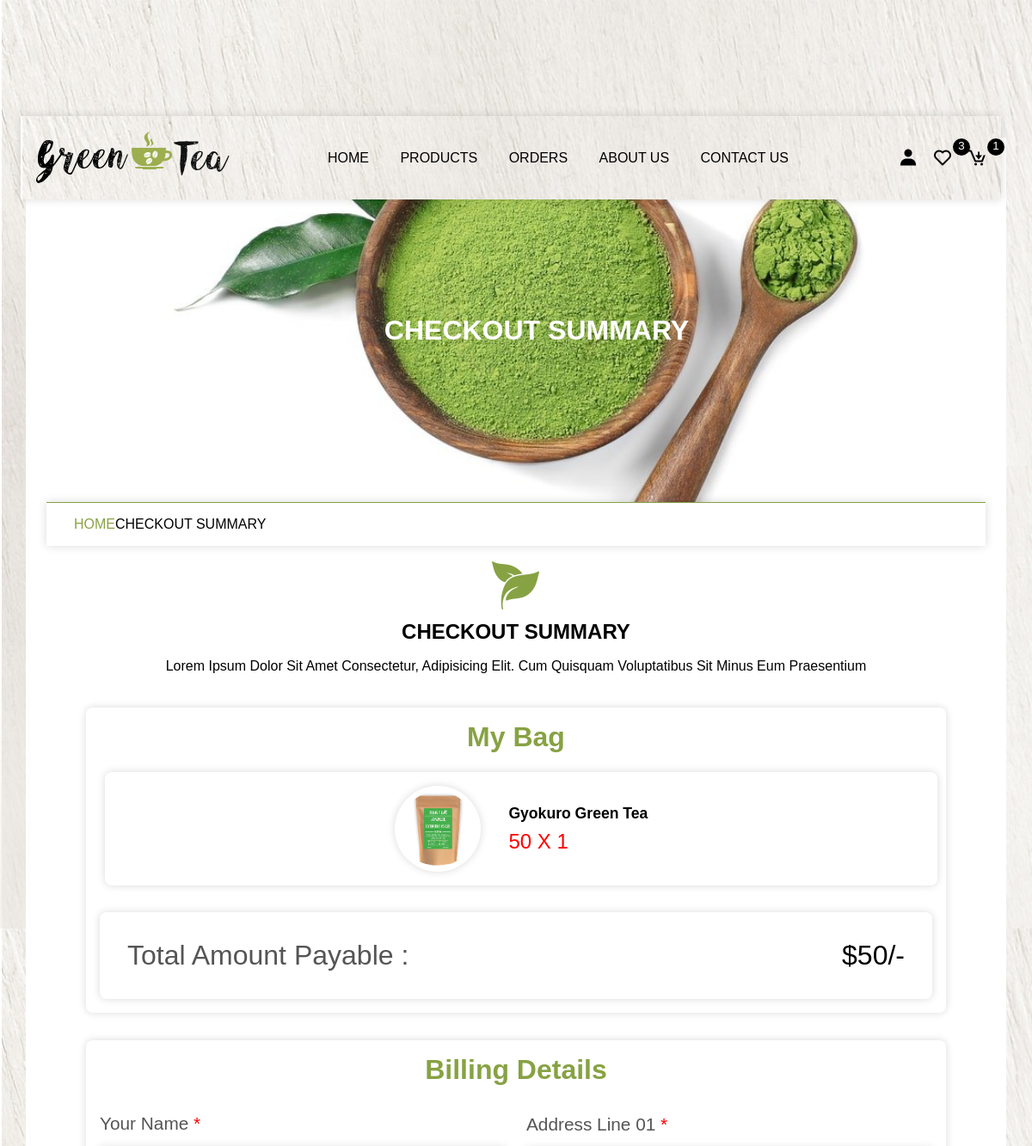
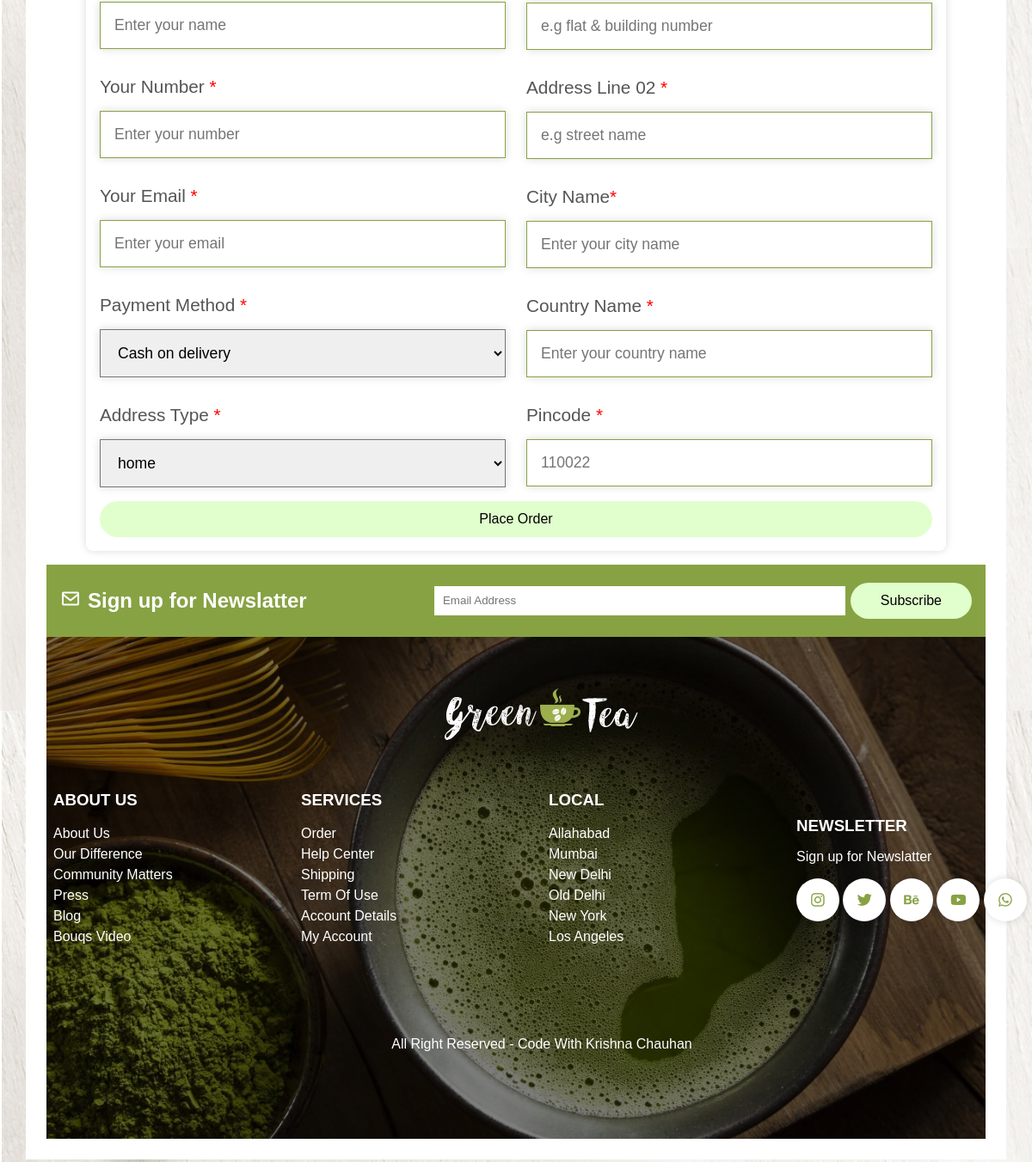
The page /checkout.php on the database its author committed (2 pictures, top to bottom).
### tables this page shows
CREATE TABLE `cart` (
  `id` int(11) NOT NULL,
  `user_id` int(11) NOT NULL,
  `product_id` int(11) NOT NULL,
  `price` int(11) NOT NULL,
  `qty` int(11) NOT NULL
);

CREATE TABLE `products` (
  `id` int(25) NOT NULL,
  `name` varchar(255) NOT NULL,
  `price` int(255) NOT NULL,
  `image` varchar(255) NOT NULL,
  `product_detail` varchar(255) NOT NULL
);

### checkout.php (the view, shortened to what this page needs)
<?php
include 'components/connection.php';
if(isset($_SESSION['user_id'])){
    $user_id = $_SESSION['user_id'];
    }else{
        $user_id = '';
    }
?>
<!DOCTYPE html>
<html lang="en">
<head>
    <link href='https://unpkg.com/boxicons@2.1.4/css/boxicons.min.css' rel='stylesheet'>
</head>
<body>
    <?php include 'components/header.php';?>
    <div class="main">
        <div class="banner">
            <h1>checkout summary</h1>
        </div>
        <div class="title2">
            <a href="home.php">Home</a><span>Checkout summary</span>
        </div>
        <section class="checkout">
             <div class="title">
                <img src="img/download.png" alt="" class="logo">
                <h1>Checkout Summary</h1>
                <p>Lorem ipsum dolor sit amet consectetur, adipisicing elit. Cum quisquam voluptatibus sit minus eum praesentium</p>
            </div>
                <div class="row">
                    <form action="" method="post">
                        <h3>billing details</h3>
                        <div class="flex">
                            <div class="box">
                                <div class="input-field">
                                    <p>your name <span>*</span></p>
                                    <input type="text" name="name" required maxlength="50" placeholder="Enter your name" class="input">
                                </div>
                                <div class="input-field">
                                    <p>your number <span>*</span></p>
                                    <input type="number" name="number" required maxlength="10" placeholder="Enter your number" class="input">
                                </div>
                                <div class="input-field">
                                    <p>your email <span>*</span></p>
                                    <input type="email" name="email" required maxlength="50" placeholder="Enter your email" class="input">
                                </div>
                                <div class="input-field">
                                    <p>payment method <span>*</span></p>
                                    <select name="method" id="" class="input">
                                        <option value="cash on delivery">Cash on delivery</option>
                                    </select>
                                </div>
                                <div class="input-field">
                                    <p>address type <span>*</span></p>
                                    <select name="address_type" id="" class="input">
                                        <option value="home">home</option>
                                    </select>
                                </div>
                            </div>
                            <div class="box">
                                <div class="input-field">
                                    <p>address line 01 <span>*</span></p>
                                    <input type="text" name="flat" required maxlength="50" placeholder="e.g flat & building number" class="input">
                                </div>
                                <div class="input-field">
                                    <p>address line 02 <span>*</span></p>
                                    <input type="text" name="street" required maxlength="50" placeholder="e.g street name" class="input">
                                </div>
                                <div class="input-field">
                                    <p>city name<span>*</span></p>
                                    <input type="text" name="city" required maxlength="50" placeholder="Enter your city name" class="input">
                                </div>
                                <div class="input-field">
                                    <p>country name <span>*</span></p>
                                    <input type="text" name="country" required maxlength="50" placeholder="Enter your country name" class="input">
                                </div>
                                <div class="input-field">
                                    <p>pincode <span>*</span></p>
                                    <input type="text" name="pincode" required maxlength="6" placeholder="110022" max="999999" class="input">
                                </div>
                            </div>
                        </div>
                        <button type="submit" name="place_order" class="btn">place order</button>
                    </form>
                    <div class="summary">
                        <h3>my bag</h3>
                        <div class="box-container">
                            <?php
                                $grand_total=0;
                                if(isset($_GET['get_id'])){
                                    $select_get = $conn->prepare("SELECT * FROM `products` WHERE id=?");
                                    $select_get->execute([$_GET['get_id']]);
                                    while($fetch_get = $select_get->fetch(PDO::FETCH_ASSOC)){
                                        $sub_total = $fetch_get['price'];
                                        $grand_total+=$sub_total;
                            ?>
                            <div class="flex">
                                <img src="img/<?=$fetch_get['image'];?>" class="image">
                                <div>
                                    <h3 class="name"><?=$fetch_get['name'];?></h3>
                                    <p class="price"><?=$fetch_get['price'];?></p>
                                </div>
                            </div>
                            <?php
                                         }
                                    }else{
                                        $select_cart = $conn->prepare("SELECT * FROM `cart` WHERE user_id=?");
                                        $select_cart->execute([$user_id]);
                                        if($select_cart->rowCount()>0){
                                            while($fetch_cart = $select_cart->fetch(PDO::FETCH_ASSOC)){
                                                $select_products = $conn->prepare("SELECT * FROM `products` WHERE id=?");
                                                $select_products->execute([$fetch_cart['product_id']]);
                                                $fetch_product = $select_products->fetch(PDO::FETCH_ASSOC);
                                                $sub_total=($fetch_cart['qty'] * $fetch_product['price']);
                                                $grand_total += $sub_total;
                            ?>
                            <div class="flex">
                                <img src="img/<?=$fetch_product['image']; ?>">
                                <div>
                                    <h3 class="name"><?=$fetch_product['name']; ?></h3>
                                    <p class="price"><?=$fetch_product['price']; ?> X <?=$fetch_cart['qty']; ?></p>
                                </div>
                            </div>
                            <?php
                                                }
                                            }else{
                                                echo '<p class="empty">your cart is empty</p>';
                                            }
                                        }
                            ?>
                        </div>
                        <div class="grand-total"><span>total amount payable : </span>$<?= $grand_total ?>/-</div>
                    </div>
             </div>
        </section>
     <?php include 'components/footer.php'; ?>
    </div>
</body>
</html>

### rows shown on the page
cart: product.image (picture), product.name "Gyokuro Green Tea", product.price "50", qty "1"

### other values the page prints
$total_wishlist_items "3"
$total_cart_items "1"
$grand_total "50"
